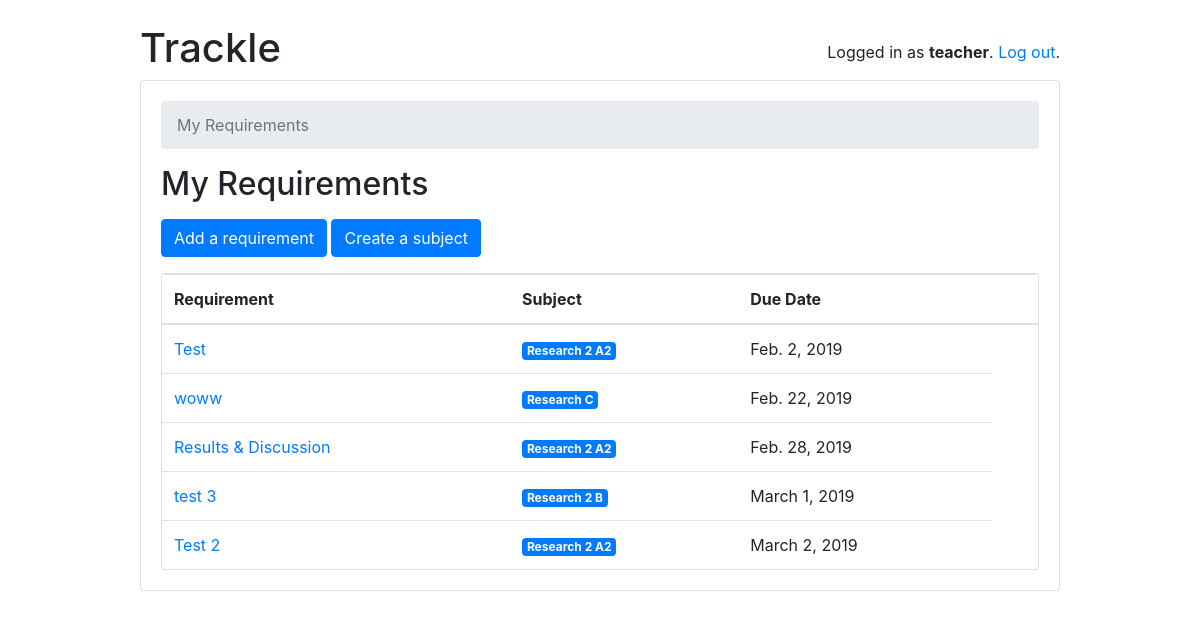
Screenshot of /teachers/ (signed in) with the database file from the repository.
### reqs/models.py (models this page shows, shortened)
class User(AbstractUser):
    is_student = models.BooleanField(default=False)
    is_teacher = models.BooleanField(default=False)

class Requirement(models.Model):
    owner = models.ForeignKey(User, on_delete=models.CASCADE, related_name='requirements')
    name = models.CharField(max_length=255)
    subject = models.ForeignKey(Subject, on_delete=models.CASCADE, related_name='requirements')
    duedate = models.DateField()

class Subject(models.Model):
    teacher = models.ForeignKey(User, on_delete=models.CASCADE, related_name='subjects')
    name = models.CharField(max_length=30)
    color = models.CharField(max_length=7, default='#007bff')
    def get_html_badge(self):
        name = escape(self.name)
        color = escape(self.color)
        html = '<span class="badge badge-primary" style="background-color: %s">%s</span>' % (color, name)
        return mark_safe(html)

### reqs/views/teachers.py (the view)
# urls.py: path('', students.RequirementListView.as_view(), name='requirement_list'),
@method_decorator([login_required, teacher_required], name='dispatch')
class RequirementListView(ListView):
    model = Requirement
    ordering = ('name', )
    context_object_name = 'requirements'
    template_name = 'reqs/teachers/req_change_list.html'
    def get_queryset(self):
        queryset = self.request.user.requirements \
            .select_related('subject') \
            .order_by('duedate', 'name', 'subject')
        return queryset

### reqs/templates/reqs/teachers/req_change_list.html
{% extends 'base.html' %}
{% block content %}
  <nav aria-label="breadcrumb">
    <ol class="breadcrumb">
      <li class="breadcrumb-item active" aria-current="page">My Requirements</li>
    </ol>
  </nav>
  <h2 class="mb-3">My Requirements</h2>
  <a href="{% url 'teachers:req_add' %}" class="btn btn-primary mb-3" role="button">Add a requirement</a>
  <a href="{% url 'teachers:sub_add' %}" class="btn btn-primary mb-3" role="button">Create a subject</a>
  <div class="card">
    <table class="table mb-0">
      <thead>
        <tr>
          <th>Requirement</th>
          <th>Subject</th>
          <th>Due Date</th>
          <th></th>
        </tr>
      </thead>
      <tbody>
        {% for requirement in requirements %}
          <tr>
            <td class="align-middle"><a href="{% url 'teachers:requirement_change' requirement.pk %}">{{ requirement.name }}</a></td>
            <td class="align-middle">{{ requirement.subject.get_html_badge }}</td>
            <td class="align-middle">{{ requirement.duedate }}</td>
          </tr>
        {% empty %}
          <tr>
            <td class="bg-light text-center font-italic" colspan="5">You have no assigned requirements.</td>
          </tr>
        {% endfor %}
      </tbody>
    </table>
  </div>
{% endblock %}

### templates/base.html (shortened to what this page needs)
{% load static %}
<!doctype html>
<html lang="en">
  <head>
    <link rel="stylesheet" href="https://stackpath.bootstrapcdn.com/bootstrap/4.3.1/css/bootstrap.min.css">
    <link rel="stylesheet" href="https://use.fontawesome.com/releases/v5.7.2/css/all.css">
    <link rel="stylesheet" type="text/css" href="{% static 'css/app.css' %}">
  </head>
  <body>
    <div class="container my-4">
      <div class="row justify-content-center">
        <div class="col-md-10 col-sm-12">
          <div class="row">
            <div class="col-6">
              <h1 class="logo">
                <a href="{% url 'home' %}">
                  Trackle
                </a>
              </h1>
            </div>
            <div class="col-6 text-right">
              {% if user.is_authenticated %}
                <p class="pt-3">Logged in as <strong>{{ user.username }}</strong>. <a href="{% url 'logout' %}">Log out</a>.</p>
              {% else %}
                <a href="{% url 'login' %}" class="btn btn-light" role="button">Log in</a>
                <a href="{% url 'signup' %}" class="btn btn-primary" role="button">Sign up</a>
              {% endif %}
            </div>
          </div>
          <div class="card mb-3">
            <div class="card-body">
              {% block content %}
              {% endblock %}
            </div>
          </div>
        </div>
      </div>
    </div>
  </body>
</html>

### static/css/app.css (style rules this page uses)
.logo a { color: #212529; text-decoration: none; }

### rows the page displays
User: username "teacher"
Requirement: name "Test", subject.get_html_badge "Research 2 A2", duedate "Feb. 2, 2019"
Requirement: name "woww", subject.get_html_badge "Research C", duedate "Feb. 22, 2019"
Requirement: name "Results & Discussion", subject.get_html_badge "Research 2 A2", duedate "Feb. 28, 2019"
Requirement: name "test 3", subject.get_html_badge "Research 2 B", duedate "March 1, 2019"
Requirement: name "Test 2", subject.get_html_badge "Research 2 A2", duedate "March 2, 2019"
